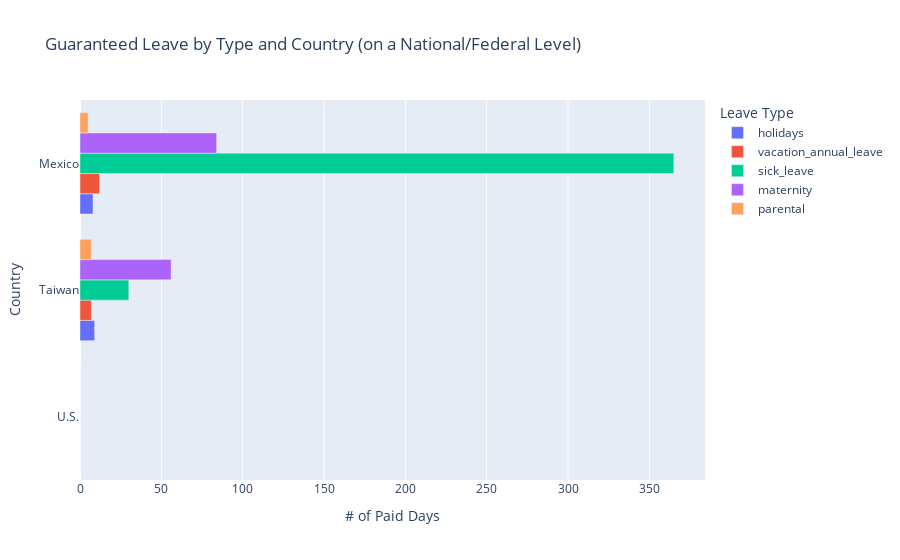

The notebook cell saved with this chart:
### Markdown cell above
### Notes About the Data:

The available datasets are relatively small
- State government makeup: 1992 - 2023 
    - 51 records 
    - 1600 records; then grouped by states and duration
 
- CA PFL was only passed in 2002
- CA PFL calendar year data begins in 2005 and ends in 2022
    - 217 records for CA; 17 when grouped by year

### Code cell
data = {
    'country': ['U.S.', 'Taiwan', 'Mexico'],
    'holidays': [0, 9, 8],
    'vacation_annual_leave': [0, 7, 12],
    'sick_leave': [0, 30, 365],
    'maternity': [0, 56, 84],
    'parental': [0, 7, 5]
}

df = pd.DataFrame(data)

df_melted = pd.melt(df, id_vars=['country'], var_name='Leave Type', value_name='Amount')

fig = px.bar(df_melted, y='country', x='Amount', color='Leave Type',
             title='Guaranteed Leave by Type and Country (on a National/Federal Level)',
             labels={'Amount': 'Leave Amount', 'Leave Type': 'Leave Type'},
             barmode='group')  # Set barmode to 'group'


# Customize the layout
fig.update_layout(
    yaxis_title="Country",
    xaxis_title="# of Paid Days",
)

# Show the plot
fig.show()

### Figure 1 — Plotly figure (JSON) as saved in the notebook; plotly's stock layout.template omitted (floating-point values rounded to 4 significant figures)
{"data": [{"alignmentgroup": "True", "hovertemplate": "Leave Type=holidays<br>Leave Amount=%{x}<br>country=%{y}<extra></extra>", "legendgroup": "holidays", "marker": {"color": "#636efa", "pattern": {"shape": ""}}, "name": "holidays", "offsetgroup": "holidays", "orientation": "h", "showlegend": true, "textposition": "auto", "type": "bar", "x": [0, 9, 8], "xaxis": "x", "y": ["U.S.", "Taiwan", "Mexico"], "yaxis": "y"}, {"alignmentgroup": "True", "hovertemplate": "Leave Type=vacation_annual_leave<br>Leave Amount=%{x}<br>country=%{y}<extra></extra>", "legendgroup": "vacation_annual_leave", "marker": {"color": "#EF553B", "pattern": {"shape": ""}}, "name": "vacation_annual_leave", "offsetgroup": "vacation_annual_leave", "orientation": "h", "showlegend": true, "textposition": "auto", "type": "bar", "x": [0, 7, 12], "xaxis": "x", "y": ["U.S.", "Taiwan", "Mexico"], "yaxis": "y"}, {"alignmentgroup": "True", "hovertemplate": "Leave Type=sick_leave<br>Leave Amount=%{x}<br>country=%{y}<extra></extra>", "legendgroup": "sick_leave", "marker": {"color": "#00cc96", "pattern": {"shape": ""}}, "name": "sick_leave", "offsetgroup": "sick_leave", "orientation": "h", "showlegend": true, "textposition": "auto", "type": "bar", "x": [0, 30, 365], "xaxis": "x", "y": ["U.S.", "Taiwan", "Mexico"], "yaxis": "y"}, {"alignmentgroup": "True", "hovertemplate": "Leave Type=maternity<br>Leave Amount=%{x}<br>country=%{y}<extra></extra>", "legendgroup": "maternity", "marker": {"color": "#ab63fa", "pattern": {"shape": ""}}, "name": "maternity", "offsetgroup": "maternity", "orientation": "h", "showlegend": true, "textposition": "auto", "type": "bar", "x": [0, 56, 84], "xaxis": "x", "y": ["U.S.", "Taiwan", "Mexico"], "yaxis": "y"}, {"alignmentgroup": "True", "hovertemplate": "Leave Type=parental<br>Leave Amount=%{x}<br>country=%{y}<extra></extra>", "legendgroup": "parental", "marker": {"color": "#FFA15A", "pattern": {"shape": ""}}, "name": "parental", "offsetgroup": "parental", "orientation": "h", "showlegend": true, "textposition": "auto", "type": "bar", "x": [0, 7, 5], "xaxis": "x", "y": ["U.S.", "Taiwan", "Mexico"], "yaxis": "y"}], "layout": {"autosize": true, "barmode": "group", "legend": {"title": {"text": "Leave Type"}, "tracegroupgap": 0}, "title": {"text": "Guaranteed Leave by Type and Country (on a National/Federal Level)"}, "xaxis": {"anchor": "y", "autorange": true, "domain": [0, 1], "range": [0, 384.2], "title": {"text": "# of Paid Days"}, "type": "linear"}, "yaxis": {"anchor": "x", "autorange": true, "domain": [0, 1], "range": [-0.5, 2.5], "title": {"text": "Country"}, "type": "category"}}}
